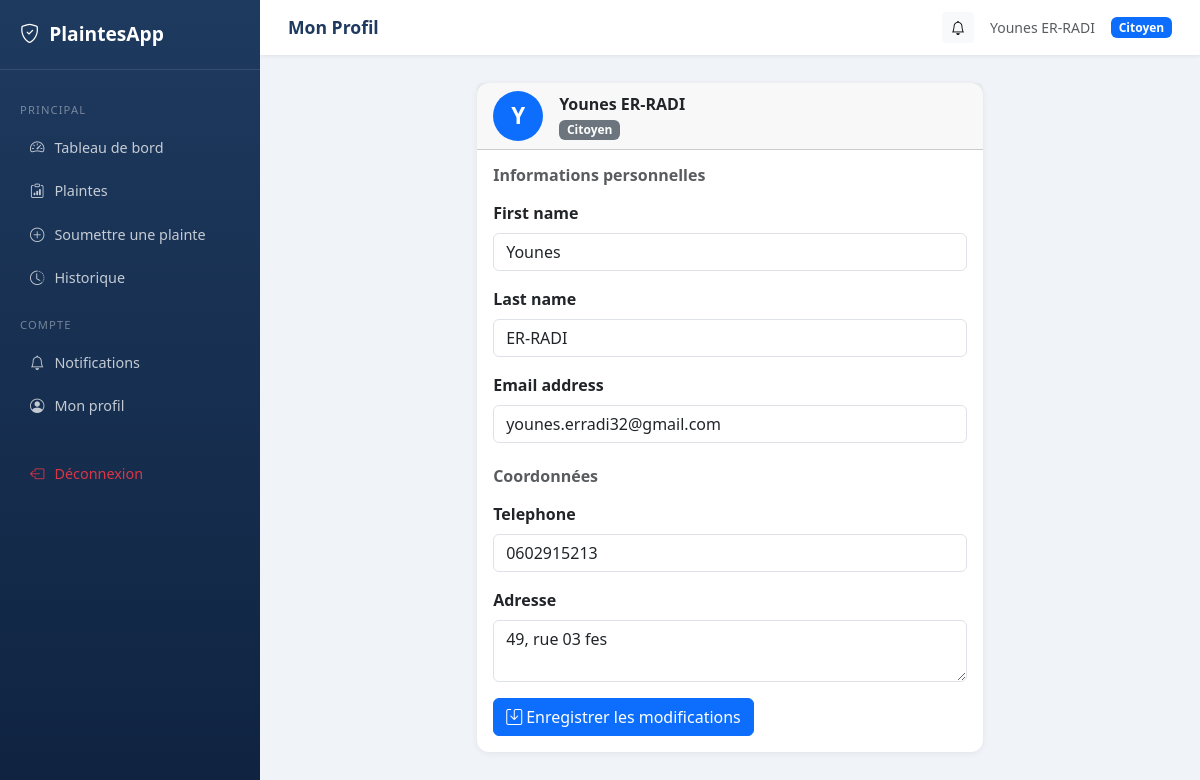
The app's page /profil/ (signed in) with its own data.
### plaintes/models.py (models this page shows, shortened)
class ProfilUtilisateur(models.Model):
    ROLE_CHOICES = [
        ('citoyen', 'Citoyen'),
        ('employe', 'Employé'),
        ('responsable', 'Responsable'),
        ('administrateur', 'Administrateur'),
    ]
    user = models.OneToOneField(User, on_delete=models.CASCADE, related_name='profil')
    role = models.CharField(max_length=20, choices=ROLE_CHOICES, default='citoyen')
    telephone = models.CharField(max_length=20, blank=True)
    adresse = models.TextField(blank=True)
    class Meta:
        verbose_name = "Profil Utilisateur"
        verbose_name_plural = "Profils Utilisateurs"

### plaintes/views.py (the view, shortened to what this page needs)
# urls.py: path('profil/', views.mon_profil, name='mon_profil'),
@login_required
def mon_profil(request):
    profil, _ = ProfilUtilisateur.objects.get_or_create(user=request.user, defaults={'role': 'citoyen'})
    user_form = UserUpdateForm(instance=request.user)
    profil_form = ProfilForm(instance=profil)
    return render(request, 'plaintes/profil.html', {
        'user_form': user_form, 'profil_form': profil_form, 'profil': profil
    })

### plaintes/forms.py
class UserUpdateForm(forms.ModelForm):
    class Meta:
        model = User
        fields = ['first_name', 'last_name', 'email']
        widgets = {
            'first_name': forms.TextInput(attrs={'class': 'form-control'}),
            'last_name': forms.TextInput(attrs={'class': 'form-control'}),
            'email': forms.EmailInput(attrs={'class': 'form-control'}),
        }

class ProfilForm(forms.ModelForm):
    class Meta:
        model = ProfilUtilisateur
        fields = ['telephone', 'adresse']
        widgets = {
            'telephone': forms.TextInput(attrs={'class': 'form-control'}),
            'adresse': forms.Textarea(attrs={'class': 'form-control', 'rows': 2}),
        }

### plaintes/templates/plaintes/profil.html (shortened to what this page needs)
{% extends 'plaintes/base.html' %}
{% block page_title %}Mon Profil{% endblock %}
{% block content %}
<div class="row justify-content-center">
  <div class="col-lg-7">
    <div class="card mb-4">
      <div class="card-header d-flex align-items-center gap-3">
        <div class="rounded-circle bg-primary text-white d-flex align-items-center justify-content-center"
             style="width:50px;height:50px;font-size:1.4rem;font-weight:700">
          {{ request.user.username|slice:":1"|upper }}
        </div>
        <div>
          <div class="fw-bold">{{ request.user.get_full_name|default:request.user.username }}</div>
          <div class="badge bg-secondary">{{ profil.get_role_display }}</div>
        </div>
      </div>
      <div class="card-body">
        <form method="post">
          <h6 class="fw-semibold mb-3 text-muted">Informations personnelles</h6>
          {% for field in user_form %}
          <div class="mb-3">
            <label class="form-label fw-semibold">{{ field.label }}</label>
            {{ field }}
          </div>
          {% endfor %}
          <h6 class="fw-semibold mb-3 text-muted mt-4">Coordonnées</h6>
          {% for field in profil_form %}
          <div class="mb-3">
            <label class="form-label fw-semibold">{{ field.label }}</label>
            {{ field }}
          </div>
          {% endfor %}
          <button type="submit" class="btn btn-primary">
            <i class="bi bi-save me-1"></i>Enregistrer les modifications
          </button>
        </form>
      </div>
    </div>
  </div>
</div>
{% endblock %}

### plaintes/templates/plaintes/base.html (shortened to what this page needs)
<!DOCTYPE html>
<html lang="fr">
<head>
<link href="https://cdn.jsdelivr.net/npm/bootstrap@5.3.0/dist/css/bootstrap.min.css" rel="stylesheet">
<link href="https://cdn.jsdelivr.net/npm/bootstrap-icons@1.10.5/font/bootstrap-icons.css" rel="stylesheet">
</head>
<body>
{% if user.is_authenticated %}
<div class="sidebar" id="sidebar">
  <div class="brand">
    <i class="bi bi-shield-check"></i>
    <span>PlaintesApp</span>
  </div>
  <nav class="mt-3">
    <div class="nav-section">Principal</div>
    <a href="{% url 'dashboard' %}" class="nav-link {% if request.resolver_match.url_name == 'dashboard' %}active{% endif %}">
      <i class="bi bi-speedometer2"></i> Tableau de bord
    </a>
    <a href="{% url 'liste_plaintes' %}" class="nav-link {% if 'plainte' in request.resolver_match.url_name %}active{% endif %}">
      <i class="bi bi-clipboard-data"></i> Plaintes
    </a>
    {% with role=request.user.profil.role %}
    {% if role == 'citoyen' %}
    <a href="{% url 'soumettre_plainte' %}" class="nav-link">
      <i class="bi bi-plus-circle"></i> Soumettre une plainte
    </a>
    {% endif %}
    <a href="{% url 'historique' %}" class="nav-link">
      <i class="bi bi-clock-history"></i> Historique
    </a>
    <div class="nav-section">Compte</div>
    <a href="{% url 'notifications' %}" class="nav-link">
      <i class="bi bi-bell"></i> Notifications
    </a>
    <a href="{% url 'mon_profil' %}" class="nav-link">
      <i class="bi bi-person-circle"></i> Mon profil
    </a>
    {% endwith %}
    <div class="nav-section"></div>
    <a href="{% url 'logout' %}" class="nav-link text-danger">
      <i class="bi bi-box-arrow-left"></i> Déconnexion
    </a>
  </nav>
</div>
<div class="main-content">
  <div class="topbar">
    <div class="d-flex align-items-center gap-3">
      <span class="page-title">{% block page_title %}Tableau de bord{% endblock %}</span>
    </div>
    <div class="d-flex align-items-center gap-3">
      <a href="{% url 'notifications' %}" class="btn btn-sm btn-light position-relative">
        <i class="bi bi-bell"></i>
      </a>
      <span class="text-muted small">{{ request.user.get_full_name|default:request.user.username }}</span>
      <span class="badge bg-primary">{{ request.user.profil.get_role_display|default:"Citoyen" }}</span>
    </div>
  </div>
  <div class="content-area">
    {% block content %}{% endblock %}
  </div>
</div>
{% else %}
{% block auth_content %}{% endblock %}
{% endif %}
</body>
</html>

### plaintes/templates/plaintes/base.html (style rules this page uses)
:root { --primary: #1a56db; --sidebar-width: 260px; }
body { background: #f0f4f8; font-family: 'Segoe UI', sans-serif; }
.sidebar { width: var(--sidebar-width); min-height: 100vh; background: linear-gradient(180deg, #1e3a5f 0%, #0f2340 100%); position: fixed; top: 0; left: 0; z-index: 100; padding-top: 20px; transition: transform .3s; }
.sidebar .brand { color: #fff; font-size: 1.2rem; font-weight: 700; padding: 0 20px 20px; border-bottom: 1px solid rgba(255,255,255,.1); display: flex; align-items: center; gap: 10px; }
.sidebar .nav-link { color: rgba(255,255,255,.75); padding: 10px 20px; display: flex; align-items: center; gap: 10px; border-radius: 8px; margin: 2px 10px; font-size: .9rem; transition: all .2s; }
.sidebar .nav-section { font-size: .7rem; text-transform: uppercase; letter-spacing: .1em; color: rgba(255,255,255,.4); padding: 16px 20px 6px; }
.main-content { margin-left: var(--sidebar-width); padding: 0; min-height: 100vh; }
.topbar { background: #fff; box-shadow: 0 1px 4px rgba(0,0,0,.08); padding: 12px 28px; display: flex; align-items: center; justify-content: space-between; position: sticky; top: 0; z-index: 99; }
.topbar .page-title { font-size: 1.1rem; font-weight: 600; color: #1e3a5f; }
.content-area { padding: 28px; }
.card { border: none; border-radius: 12px; box-shadow: 0 1px 6px rgba(0,0,0,.07); }

### records on screen
ProfilUtilisateur: role "Citoyen", profil_form "0602915213" "49, rue 03 fes"

### other values on screen
{{ request.user.get_full_name|default:request.user.username }} "Younes ER-RADI"
{{ request.user.profil.get_role_display|default:"Citoyen" }} "Citoyen"
{{ request.user.username|slice:":1"|upper }} "Y"
{{ field.label }} "First name" "Last name" "Email address"
{{ field.label }} "Telephone" "Adresse"
